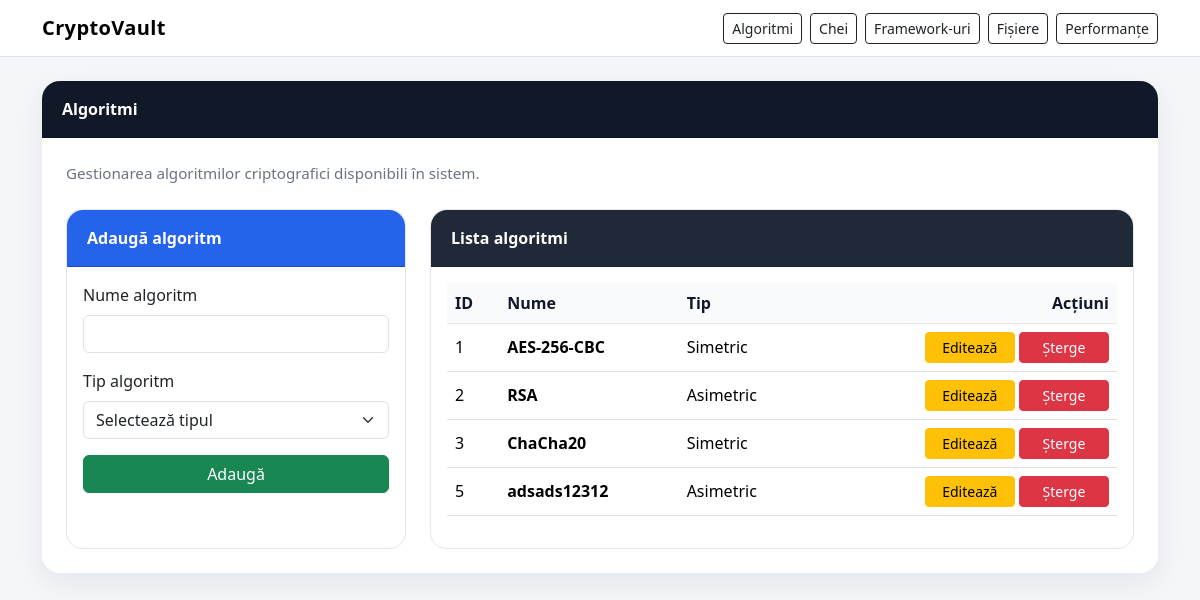
The app's page /algorithms with its own data.
### models.py (models this page shows)
class Algorithm(Base):
    __tablename__ = "algorithms"
    id = Column(Integer, primary_key=True, index=True)
    name = Column(String(100), nullable=False, unique=True)
    type = Column(String(50), nullable=False)
    keys = relationship("Key", back_populates="algorithm", cascade="all, delete-orphan")
    performances = relationship("Performance", back_populates="algorithm", cascade="all, delete-orphan")

### app_web.py (the view)
@app.route("/algorithms")
def show_algorithms():
    db = database.get_session()
    try:
        edit_algorithm_id = request.args.get("edit_algorithm", type=int)
        algorithms = crud.get_all_algorithms(db)
        edit_algorithm = crud.get_algorithm_by_id(db, edit_algorithm_id) if edit_algorithm_id else None
        return render_template("algorithms.html", algorithms=algorithms, edit_algorithm=edit_algorithm)
    finally:
        db.close()

### crud.py (called while the page is built)
def get_all_algorithms(db: Session):
    return db.query(models.Algorithm).order_by(models.Algorithm.id).all()

### database.py (called while the page is built)
@event.listens_for(engine, "connect")
def enable_sqlite_foreign_keys(dbapi_connection, connection_record):
    cursor = dbapi_connection.cursor()
    cursor.execute("PRAGMA foreign_keys=ON")
    cursor.close()

def get_session():
    return SessionLocal()

### templates/algorithms.html (shortened to what this page needs)
{% extends "base.html" %}
{% block content %}
<div class="card section-card">
    <div class="card-header">
        <div class="d-flex justify-content-between align-items-center flex-wrap gap-2">
            <span>Algoritmi</span>
        </div>
    </div>
    <div class="card-body p-4">
        <p class="section-subtitle mb-4">Gestionarea algoritmilor criptografici disponibili în sistem.</p>
        <div class="row g-4">
            <div class="col-lg-4">
                <div class="card form-card h-100">
                    <div class="card-header">
                        {{ "Editează algoritm" if edit_algorithm else "Adaugă algoritm" }}
                    </div>
                    <div class="card-body">
                        <form action="{{ url_for('save_algorithm') }}" method="post">
                            <div class="mb-3">
                                <label class="form-label">Nume algoritm</label>
                                <input type="text" name="name" class="form-control"
                                       value="{{ edit_algorithm.name if edit_algorithm else '' }}" required>
                            </div>
                            <div class="mb-3">
                                <label class="form-label">Tip algoritm</label>
                                <select name="type" class="form-select" required>
                                    <option value="">Selectează tipul</option>
                                </select>
                            </div>
                            <button type="submit" class="btn btn-success w-100">
                                {{ "Actualizează" if edit_algorithm else "Adaugă" }}
                            </button>
                        </form>
                    </div>
                </div>
            </div>
            <div class="col-lg-8">
                <div class="card table-card h-100">
                    <div class="card-header">Lista algoritmi</div>
                    <div class="card-body">
                        <div class="table-responsive">
                            <table class="table table-hover align-middle">
                                <thead>
                                    <tr>
                                        <th>ID</th>
                                        <th>Nume</th>
                                        <th>Tip</th>
                                        <th class="text-end">Acțiuni</th>
                                    </tr>
                                </thead>
                                <tbody>
                                {% for algo in algorithms %}
                                    <tr>
                                        <td>{{ algo.id }}</td>
                                        <td><strong>{{ algo.name }}</strong></td>
                                        <td>{{ algo.type }}</td>
                                        <td class="text-end">
                                            <a href="{{ url_for('show_algorithms', edit_algorithm=algo.id) }}" class="btn btn-warning btn-sm btn-action">Editează</a>
                                            <a href="{{ url_for('delete_algorithm', algo_id=algo.id) }}" class="btn btn-danger btn-sm btn-action"
                                               onclick="return confirm('Sigur vrei să ștergi acest algoritm?')">Șterge</a>
                                        </td>
                                    </tr>
                                {% else %}
                                    <tr>
                                        <td colspan="4" class="text-center text-muted py-4">Nu există algoritmi în baza de date.</td>
                                    </tr>
                                {% endfor %}
                                </tbody>
                            </table>
                        </div>
                    </div>
                </div>
            </div>
        </div>
    </div>
</div>
{% endblock %}

### templates/base.html (shortened to what this page needs)
<!DOCTYPE html>
<html lang="ro">
<head>
    <link href="https://cdn.jsdelivr.net/npm/bootstrap@5.3.3/dist/css/bootstrap.min.css" rel="stylesheet">
    <link rel="stylesheet" href="{{ url_for('static', filename='css/style.css') }}">
</head>
<body>
<nav class="navbar navbar-expand-lg bg-white border-bottom sticky-top">
    <div class="container">
        <a class="navbar-brand" href="{{ url_for('index') }}">CryptoVault</a>
        <div class="collapse navbar-collapse" id="navbarNav">
            <div class="ms-auto d-flex gap-2 flex-wrap mt-2 mt-lg-0">
                <a href="{{ url_for('show_algorithms') }}" class="btn btn-outline-dark btn-sm">Algoritmi</a>
                <a href="{{ url_for('show_keys') }}" class="btn btn-outline-dark btn-sm">Chei</a>
                <a href="{{ url_for('show_frameworks') }}" class="btn btn-outline-dark btn-sm">Framework-uri</a>
                <a href="{{ url_for('show_files') }}" class="btn btn-outline-dark btn-sm">Fișiere</a>
                <a href="{{ url_for('show_performances') }}" class="btn btn-outline-dark btn-sm">Performanțe</a>
            </div>
        </div>
    </div>
</nav>
<div class="container py-4">
    {% block content %}
    {% endblock %}
</div>
</body>
</html>

### static/css/style.css (style rules this page uses)
body { background-color: #f4f6f9; color: #1f2937; }
.navbar-brand { font-weight: 700; letter-spacing: 0.4px; }
.section-card { border: none; border-radius: 18px; box-shadow: 0 10px 28px rgba(15, 23, 42, 0.07); margin-bottom: 2rem; }
.section-card .card-header { background-color: #111827; color: white; border-top-left-radius: 18px; border-top-right-radius: 18px; padding: 1rem 1.25rem; font-weight: 600; }
.form-card { border: 1px solid #e5e7eb; border-radius: 16px; }
.form-card .card-header { background-color: #2563eb; color: white; border-top-left-radius: 16px; border-top-right-radius: 16px; font-weight: 600; }
.table-card { border: 1px solid #e5e7eb; border-radius: 16px; }
.table-card .card-header { background-color: #1f2937; color: white; border-top-left-radius: 16px; border-top-right-radius: 16px; font-weight: 600; }
.table thead th { background-color: #f9fafb; color: #111827; font-weight: 600; border-bottom: 1px solid #e5e7eb; }
.table td, .table th { vertical-align: middle; }
.btn-action { min-width: 90px; }
.section-subtitle { color: #6b7280; font-size: 0.95rem; margin-bottom: 0; }

### records on screen
Algorithm: id "1", name "AES-256-CBC", type "Simetric"
Algorithm: id "2", name "RSA", type "Asimetric"
Algorithm: id "3", name "ChaCha20", type "Simetric"
Algorithm: id "5", name "adsads12312", type "Asimetric"

### other values on screen
{{ "Editează algoritm" if edit_algorithm else "Adaugă algoritm" }} "Adaugă algoritm"
{{ "Actualizează" if edit_algorithm else "Adaugă" }} "Adaugă"
